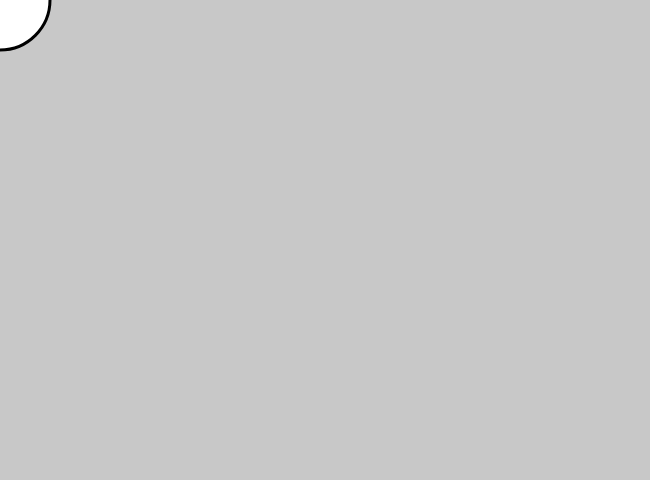
Frame 1 (no input)
Frame 60 (no input): identical to frame 1, image omitted
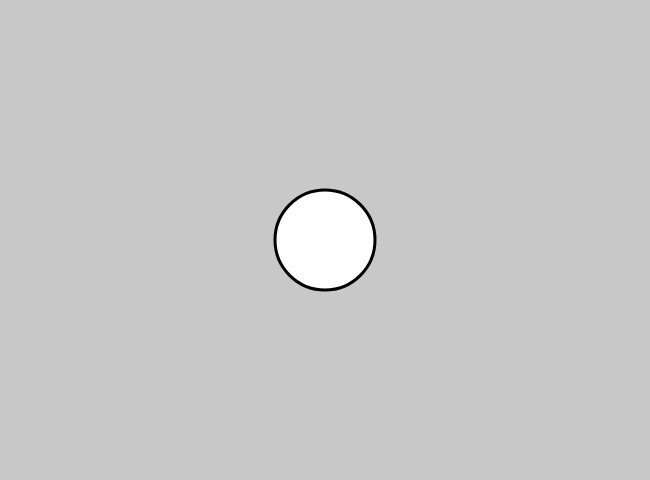
Frame 120 (the mouse pressed at the canvas centre since frame 60)

The p5.js sketch that drew these frames (run headless with seeded random() and noise() and a simulated clock; from frame 60 on, the mouse is pressed at the canvas centre):

// p5.js sketch
// ── sketch.js
var ballSize;

function setup(){
    createCanvas(650,480);
    ballSize=100;
}

function draw() {
    background(200);
    stroke(0);
    strokeWeight(3);
    ellipse(mouseX, mouseY, ballSize, ballSize);
}

function mouseWheel(event){
    ballSize += event.delta;
}
